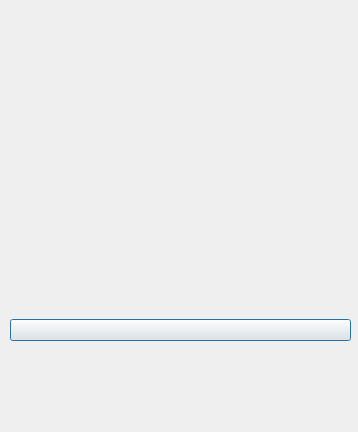
<?xml version="1.0" encoding="UTF-8"?>
<ui version="4.0">
 <class>Criticism</class>
 <widget class="QDialog" name="Criticism">
  <property name="geometry">
   <rect>
    <x>0</x>
    <y>0</y>
    <width>358</width>
    <height>432</height>
   </rect>
  </property>
  <property name="maximumSize">
   <size>
    <width>358</width>
    <height>432</height>
   </size>
  </property>
  <property name="windowTitle">
   <string>Dialog</string>
  </property>
  <property name="styleSheet">
   <string notr="true">#Criticism{border-image: url(:/new/prefix1/clothes/cri.jpg);}</string>
  </property>
  <widget class="QWidget" name="verticalLayoutWidget">
   <property name="geometry">
    <rect>
     <x>10</x>
     <y>90</y>
     <width>341</width>
     <height>251</height>
    </rect>
   </property>
   <layout class="QVBoxLayout" name="verticalLayout">
    <item>
     <widget class="QWidget" name="showtime" native="true">
      <widget class="QWidget" name="bodyy" native="true">
       <property name="geometry">
        <rect>
         <x>130</x>
         <y>80</y>
         <width>81</width>
         <height>101</height>
        </rect>
       </property>
       <property name="styleSheet">
        <string notr="true">image: url(:/new/prefix1/clothes/body.png);</string>
       </property>
      </widget>
      <widget class="QWidget" name="head" native="true">
       <property name="geometry">
        <rect>
         <x>142</x>
         <y>47</y>
         <width>55</width>
         <height>35</height>
        </rect>
       </property>
       <property name="styleSheet">
        <string notr="true">image: url(:/new/prefix1/clothes/face0.png);</string>
       </property>
      </widget>
      <widget class="QWidget" name="feet" native="true">
       <property name="geometry">
        <rect>
         <x>130</x>
         <y>170</y>
         <width>81</width>
         <height>31</height>
        </rect>
       </property>
       <property name="styleSheet">
        <string notr="true">image: url(:/new/prefix1/clothes/feet.png);</string>
       </property>
      </widget>
      <widget class="QWidget" name="hatt" native="true">
       <property name="geometry">
        <rect>
         <x>150</x>
         <y>33</y>
         <width>41</width>
         <height>31</height>
        </rect>
       </property>
      </widget>
      <widget class="QWidget" name="hair" native="true">
       <property name="geometry">
        <rect>
         <x>142</x>
         <y>47</y>
         <width>55</width>
         <height>35</height>
        </rect>
       </property>
       <property name="styleSheet">
        <string notr="true">image: url(:/new/prefix1/clothes/hair0.png);</string>
       </property>
      </widget>
      <zorder>head</zorder>
      <zorder>hair</zorder>
      <zorder>hatt</zorder>
      <zorder>bodyy</zorder>
      <zorder>feet</zorder>
     </widget>
    </item>
    <item>
     <widget class="QPushButton" name="comment">
      <property name="text">
       <string/>
      </property>
     </widget>
    </item>
   </layout>
  </widget>
 </widget>
 <resources/>
 <connections/>
</ui>
